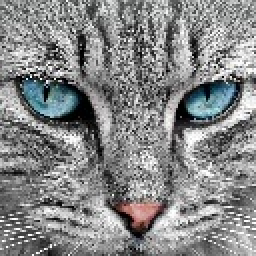
//> input picture images/mini_cat.jpg, 128 x 128 px (shown 2 times larger)
$ ./host_l0   (built with g++ and OpenCV 4)
//> lines starting //> are read from the running program, lines starting //| are printed output that depends on the picture
### template_matching/include/tools.h

inline double get_time() {
    struct timeval t;
    gettimeofday(&t, NULL);
    return (double)t.tv_sec + t.tv_usec * 1e-6;
}

inline void Mat2Float(cv::Mat src, float *dst){
  for(uint32_t i = 0;i < src.size().height;i++){
    for(uint32_t j = 0;j < src.size().width;j++){
      uint32_t idx = i*src.size().width+j;
      dst[idx] = src.at<unsigned char>(i,j);

    }
  }
}
// [30 lines left out: functions Float2Mat, ErrorCheck, WriteImage, not called in this run]

### template_matching/include/cpu_zncc.h
std::tuple<float,float> calculate_temp(int32_t temp_h, int32_t temp_w, float *tempImg);
void cpu_zncc(int32_t in_h,int32_t in_w,
              int32_t rec_h,int32_t rec_w,
              float sum_temp, float sum_temp_pw,
              float *srcImg,float *recImg,
              float *out_score);

### template_matching/src/cpu_zncc.cpp
#include <math.h>
#include <stdio.h>
#include <string.h>
#include <stdint.h>
#include <iostream>
#include <omp.h>
#include <tuple>

std::tuple<float,float> calculate_temp(int32_t temp_h, int32_t temp_w, float *tempImg){
    float sum_temp=0;
    float sum_temp_pw=0;
    for(uint32_t i=0;i<temp_h;i++){
        for(uint32_t j=0;j<temp_w;j++){
            uint32_t tempidx=i*temp_w+j;
            sum_temp += tempImg[tempidx];
            sum_temp_pw += tempImg[tempidx] * tempImg[tempidx];
        }
    }
    return {sum_temp,sum_temp_pw};

}

void cpu_zncc(int32_t src_h,int32_t src_w,
              int32_t temp_h,int32_t temp_w,
              float sum_temp, float sum_temp_pw,
              float *srcImg,float *tempImg,
              float *out_score){
    uint32_t temp_size = temp_h*temp_w;
    uint32_t looph=src_h-temp_h;
    uint32_t loopw=src_w-temp_w;
#pragma omp parallel for
    for(uint32_t i=0;i<looph;i++){
        for(uint32_t j=0;j<loopw;j++){

            float sum_src=0;
            float sum_mul=0;
            float sum_src_pw=0;

            for(uint32_t m=0;m<temp_h;m++){
                for(uint32_t n=0;n<temp_w;n++){
                    uint32_t tempidx = m*temp_w+n;
                    uint32_t idx = (i+m)*src_w+(j+n);
                    sum_src +=srcImg[idx];
                    sum_mul +=srcImg[idx]*tempImg[tempidx];
                    sum_src_pw += srcImg[idx]*srcImg[idx];
                }
            }
            float m =temp_size*sum_mul - sum_src * sum_temp;
            float d = sqrt((temp_size*sum_src_pw - sum_src*sum_src) *
                           (temp_size*sum_temp_pw - sum_temp*sum_temp));
            if(d==0){
                out_score[i*loopw+j]=0;
            }else{
                out_score[i*loopw+j]=m/d;
            }
        }
    }
    return;
}

### template_matching/step3/host_l0.cpp
/*========================== begin_copyright_notice ============================

Copyright (C) 2020-2021 Intel Corporation

SPDX-License-Identifier: MIT

============================= end_copyright_notice ===========================*/

#include <iostream>
#include <cassert>
#include <math.h>
#include <vector>
#include <cassert>
#include <cstdint>
#include <cstdio>
#include <cstdlib>
#include <cstring>
#include <limits>
#include <opencv2/opencv.hpp>
#include <opencv2/core.hpp>
#include <sys/time.h>
#include <float.h>
#include "l0_rt_helpers.h"
#include <level_zero/ze_api.h>
#include "cpu_zncc.h"
#include "tools.h"
#define ITER 100

// コンパイルオプションでカーネルファイルを指定して
#ifndef KERNEL
#error "Error: KERNEL must be defined with location of kernel binary"
#endif


#define CHECK(a) do { \
    auto err = (a); \
    if (err != 0) { \
        fprintf(stderr, "FAIL: err=%d @ line=%d (%s)\n", err, __LINE__, (#a)); \
        exit(err); \
    } \
}while (0)


int main(int argc, char* argv[])
{
    double st,ed;
    cv::Mat src = cv::imread("../../images/mini_cat.jpg");
//> src is the input picture: 128 rows x 128 cols, CV_8UC3; mean B, G, R 135.2, 134.8, 133.6
    // cv::Mat src = cv::imread("../../images/cat.jpg");
    cv::Mat src_g;
    cv::Mat temp_g;
    cv::cvtColor(src, src_g, cv::COLOR_BGR2GRAY);
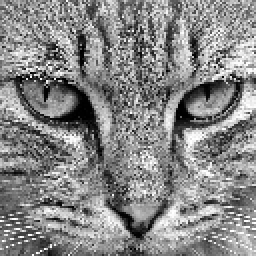
//> src_g: 128 rows x 128 cols, CV_8UC1 (shown 2 times larger); min 0, max 255, mean 134.5
    int32_t img_w = src_g.size().width;
//> img_w = 128
    int32_t img_h = src_g.size().height;
//> img_h = 128
    cv::Mat temp = cv::imread("../../images/mini_cat_eye.jpg");
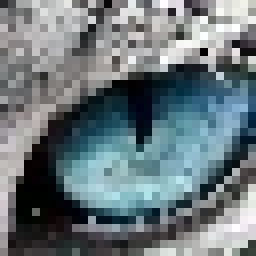
//> input picture images/mini_cat_eye.jpg, 32 x 32 px (shown 8 times larger)
//> temp is the input picture: 32 rows x 32 cols, CV_8UC3; mean B, G, R 124.2, 119.8, 107.4
    // cv::Mat temp = cv::imread("../../images/cat_eye.jpg");
    cv::cvtColor(temp, temp_g, cv::COLOR_BGR2GRAY);
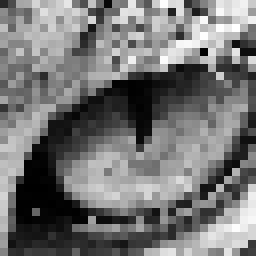
//> temp_g: 32 rows x 32 cols, CV_8UC1 (shown 8 times larger); min 0, max 255, mean 116.6
    int32_t temp_w = temp_g.size().width;
//> temp_w = 32
    int32_t temp_h = temp_g.size().height;
//> temp_h = 32
    uint32_t score_h = img_h-temp_h;
//> score_h = 96
    uint32_t score_w = img_w-temp_w;
//> score_w = 96
    float *psrc = new float[img_w*img_h];
    float *ptemp = new float[temp_w*temp_h];
    float *gpu_out_score = new float[score_w*score_h];
    float *cpu_out_score = new float[score_w*score_h];

    Mat2Float(src_g,psrc);
    Mat2Float(temp_g,ptemp);

    auto [sum_temp, sum_temp_pw] = calculate_temp(temp_h, temp_w, ptemp);
//> the loop in calculate_temp, `for(uint32_t i=0;i<temp_h;i++)` made 32 passes
//> (sum_temp, sum_temp_pw) on passes 1 to 12: (5115, 958927), (10141, 1882597), (15601, 2871857), (20776, 3800428), (25864, 4688066), (30638, 5509248), (35447, 6352767), (40329, 7164539), (43976, 7675522), (47023, 8067241), (49515, 8344933), (51906, 8597580)
//> after the loop in calculate_temp, `for(uint32_t i=0;i<temp_h;i++)`: sum_temp = 119382; sum_temp_pw = 18583244
//> sum_temp = 119382; sum_temp_pw = 18583244
    double tcpu = 0;
    for(int i=0;i<ITER;i++){
        st = get_time();
        cpu_zncc(img_h,img_w,temp_h,temp_w,sum_temp, sum_temp_pw,psrc,ptemp,cpu_out_score);
        ed = get_time();
        tcpu += ed-st;
    }
    std::cout << "CPU:"<< tcpu*1000/ITER << "msec" << std::endl;

//> (the run ends here: the program needs code that is not available in this run, at `auto [driver, device, context] = findDriverAndDevice();`)
